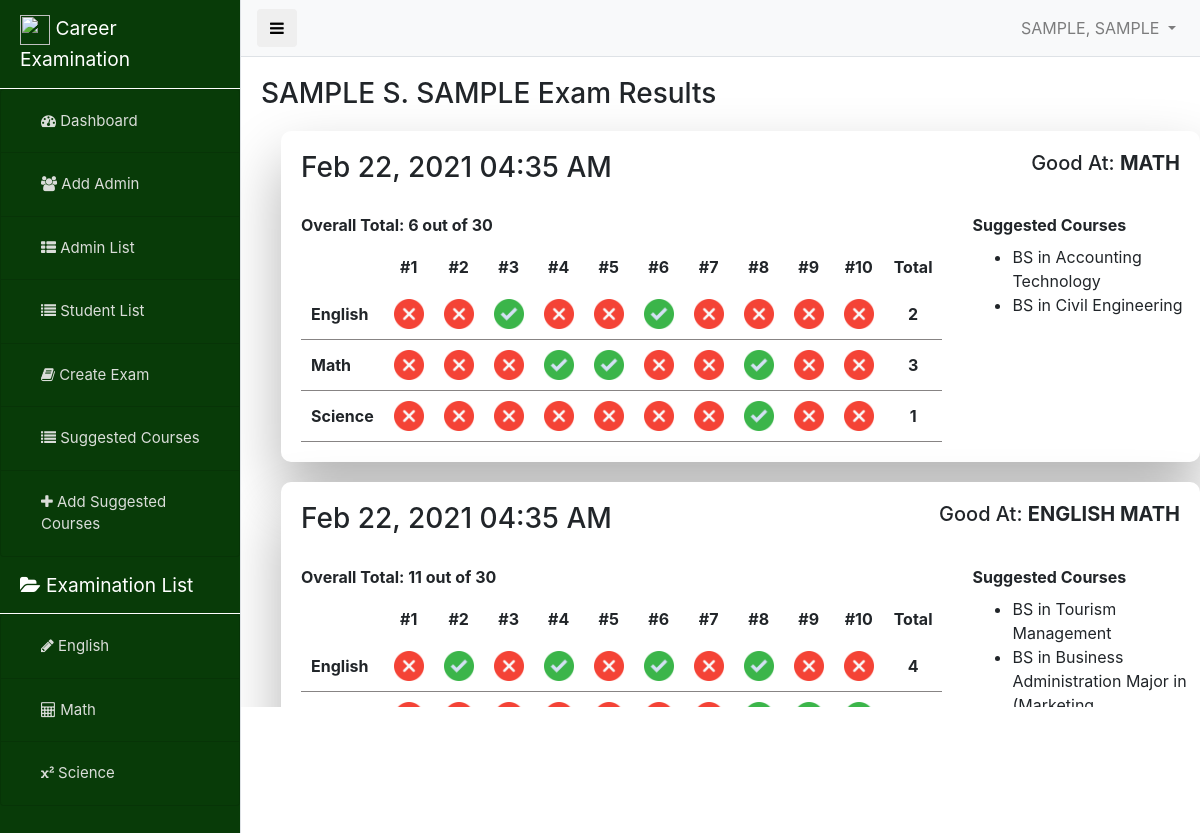
The app's page /pages/admin-view-results.php?id=1 (signed in) with its own data.
### tables this page shows
CREATE TABLE `students` (
  `id` int(11) NOT NULL,
  `student_fname` varchar(100) NOT NULL,
  `student_mname` varchar(100) NOT NULL,
  `student_lname` varchar(100) NOT NULL,
  `student_home_add` longtext NOT NULL,
  `gender` varchar(32) NOT NULL,
  `student_birthday` date NOT NULL,
  `religion` longtext NOT NULL,
  `civil_status` varchar(32) NOT NULL,
  `contact_number` int(11) NOT NULL,
  `email` varchar(100) NOT NULL,
  `father_name` varchar(100) NOT NULL,
  `father_occupation` varchar(100) NOT NULL,
  `mother_name` varchar(100) NOT NULL,
  `mother_occupation` varchar(100) NOT NULL,
  `password` longtext NOT NULL,
  `createAt` timestamp NOT NULL DEFAULT current_timestamp() ON UPDATE current_timestamp()
);

CREATE TABLE `examresults` (
  `id` int(11) NOT NULL,
  `json_result` longtext NOT NULL,
  `totalScores` varchar(32) NOT NULL,
  `goodAt` varchar(50) NOT NULL,
  `student_id` int(11) NOT NULL,
  `createAt` timestamp NOT NULL DEFAULT current_timestamp() ON UPDATE current_timestamp()
);

CREATE TABLE `courses` (
  `id` int(11) NOT NULL,
  `course` varchar(100) NOT NULL,
  `category` varchar(32) NOT NULL
);

### pages/admin-view-results.php (the view, shortened to what this page needs)
<?php
include "../functions/conn.php";
?>
<!DOCTYPE html>
<html lang="en">
<head>
    <?php include '../components/bootstrap.php'; ?>
    <link rel="stylesheet" href="../dep/font-awesome/css/font-awesome.min.css">
    <link rel="stylesheet" href="../css/admin_style.css">
    <link rel="stylesheet" href="../dep/minJsCss/css/notify.css">
    <link rel="stylesheet" href="../dep/minJsCss/css/prettify.css">
</head>
<body>
    <div class="d-flex" id="wrapper">
        <?php include '../components/admin_sideNav.php'; ?>
        <div id="page-content-wrapper">
            <?php include '../components/admin_nav.php'; ?>
            <div class="container-fluid" style="padding:20px;height:650px;overflow-y: scroll;background-color: transparent;">
                <h3>
                    <?php
                    $id = $_GET['id'];
                    $query = mysqli_query($conn, "SELECT * FROM examresults WHERE student_id = '$id' ORDER BY createAt DESC");
                    if (mysqli_num_rows($query) != 0) :
                        $student = mysqli_fetch_object(mysqli_query($conn, "SELECT * FROM students WHERE id = '$id'"));
                        echo strtoupper("$student->student_fname " . $student->student_mname[0] . ". $student->student_lname");
                    ?>
                        Exam Results
                </h3>
                <?php
                        while ($row = mysqli_fetch_object($query)) :
                            $engPoints = json_decode($row->json_result)->engPoints;
                            $mathPoints = json_decode($row->json_result)->mathPoints;
                            $sciencePoints = json_decode($row->json_result)->sciPoints;
                            $json_results = array(
                                "English" => json_decode($row->json_result)->english,
                                "Math" => json_decode($row->json_result)->math,
                                "Science" => json_decode($row->json_result)->science
                            );
                ?>
                    <div class="container" id="formContent" style="margin:20px !important">
                        <div class="row">
                            <div class="col">
                                <h3 style="padding: 20px;"><?php echo date('M d, Y h:i A', strtotime($row->createAt)) ?></h3>
                            </div>
                            <div class="col">
                                <h5 style="float:right;padding: 20px;">Good At: <strong><?php echo strtoupper(implode(" ", explode("|", $row->goodAt))) ?></strong></h5>
                            </div>
                        </div>
                        <div class="row">
                            <div class="col">
                            </div>
                            <div class="col">
                            </div>
                        </div>
                        <div class="row">
                            <div class="col" style="margin-left:20px; margin-bottom: 20px">
                                <label style="font-weight: bold;">
                                    Overall Total: <?php echo implode(" out of ", explode("/", $row->totalScores)) ?>
                                </label>
                                <table style="width: 100%;">
                                    <tr id="horizontalHeader">
                                        <th></th>
                                        <th scope="row">#1</th>
                                        <th scope="row">#2</th>
                                        <th scope="row">#3</th>
                                        <th scope="row">#4</th>
                                        <th scope="row">#5</th>
                                        <th scope="row">#6</th>
                                        <th scope="row">#7</th>
                                        <th scope="row">#8</th>
                                        <th scope="row">#9</th>
                                        <th scope="row">#10</th>
                                        <th scope="row">Total</th>
                                    </tr>
                                    <?php
                                    foreach ($json_results as $title => $json_datas) :
                                    ?>
                                        <tr>
                                            <th scope="row" id="verticalHeader"><?php echo $title ?></th>
                                            <?php
                                            $counter = 1;
                                            foreach ($json_datas as $numbers => $value) :
                                                $number = preg_split("/(number=)/", $numbers)[1];
                                                if ($number == $counter) :
                                                    if ($value == "wrong") :
                                            ?>
                                                        <td>
                                                            <img src="../img/remove.png" alt="wrong">
                                                        </td>
                                                    <?php elseif ($value == "correct") : ?>
                                                        <td>
                                                            <img src="../img/check.png" alt="correct">
                                                        </td>
                                            <?php
                                                    endif;
                                                endif;
                                                $counter++;
                                            endforeach;
                                            ?>
                                            <td>
                                                <?php
                                                if ($title == "English") {
                                                    echo "<strong>" . $engPoints . "</strong>";
                                                } elseif ($title == "Math") {
                                                    echo "<strong>" . $mathPoints . "</strong>";
                                                } elseif ($title == "Science") {
                                                    echo "<strong>" . $sciencePoints . "</strong>";
                                                }
                                                ?>
                                            </td>
                                        </tr>
                                    <?php
                                    endforeach;
                                    ?>
                                </table>
                            </div>
                            <div class="col">
                                <label style="font-weight: bold;">
                                    Suggested Courses
                                </label>
                                <ul>
                                    <?php
                                    $goodAts = explode("|", $row->goodAt);
                                    foreach ($goodAts as $goodAt) {
                                        if ($goodAt !== '') {
                                            $getCourse = mysqli_query($conn, "SELECT * FROM courses WHERE category = '$goodAt' LIMIT 2");
                                            while ($row2 = mysqli_fetch_object($getCourse)) {
                                                echo "<li>" . $row2->course . "</li>";
                                            }
                                        }
                                    }
                                    ?>
                                </ul>
                            </div>
                        </div>
                    </div>
                <?php endwhile ?>
            <?php else : ?>
                <div class="container" id="formContent" style="margin:20px !important; padding: 20px;">
                    <p class="font-weight-bold text-center" style="font-size: 20px;">Currently no Results yet.</p>
                </div>
            <?php endif ?>
            </div>
        </div>
    </div>
</body>
</html>

### components/admin_nav.php (shortened to what this page needs)
<?php $query = mysqli_query($conn, "SELECT * FROM `admin` WHERE id = $_SESSION[admin_id]"); ?>
<nav class="navbar navbar-expand-lg navbar-light bg-light border-bottom sticky-top">
    <button class="btn btn-default" id="menu-toggle"><i class="fa fa-bars"></i></button>
    <ul class="navbar-nav ml-auto mt-2 mt-lg-0">
        <li class="nav-item dropdown">
            <a class="nav-link dropdown-toggle" href="#" id="navbarDropdown" role="button" data-toggle="dropdown" aria-haspopup="true" aria-expanded="true">
                <?php
                $admin = mysqli_fetch_object($query);
                echo strtoupper($admin->lname) . ", " . strtoupper($admin->fname);
                ?>
            </a>
        </li>
    </ul>
</nav>

### css/admin_style.css (style rules this page uses)
#wrapper { overflow-x: hidden; }
#page-content-wrapper { min-width: 100vw; }
@media (min-width: 768px) { #page-content-wrapper { min-width: 0; width: 100%; } }

### pages/admin-view-results.php (style rules this page uses)
#formContent { -webkit-border-radius: 10px 10px 10px 10px; border-radius: 10px 10px 10px 10px; background: #fff; padding: 0px; -webkit-box-shadow: 0 30px 60px 0 rgba(0, 0, 0, 0.3); box-shadow: 0 30px 60px 0 rgba(0, 0, 0, 0.3); }
table td img { width: 30px; }
th, td { padding: 10px; }
#horizontalHeader, td { text-align: center; }
#verticalHeader, td { border-bottom: 1px solid #878484; }

### records on screen
students: student_fname+student_mname+student_lname "SAMPLE S. SAMPLE"
examresults: createAt "Feb 22, 2021 04:35 AM", goodAt "MATH", totalScores "6 out of 30", title "English", json_result "2", title "Math", json_result "3", title "Science", json_result "1"
courses: course "BS in Accounting Technology"
courses: course "BS in Civil Engineering"
examresults: createAt "Feb 22, 2021 04:35 AM", goodAt "ENGLISH MATH", totalScores "11 out of 30", title "English", json_result "4"
courses: course "BS in Tourism Management"
courses: course "BS in Business Administration Major in…"

### other values on screen
$title "Dashboard"
$title "Add Admin"
$title "Admin List"
$title "Student List"
$title "Create Exam"
$title "Suggested Courses"
$title "Add Suggested Courses"
$title "English"
$title "Math"
$title "Science"
$admin->lname "SAMPLE"
$admin->fname "SAMPLE"
